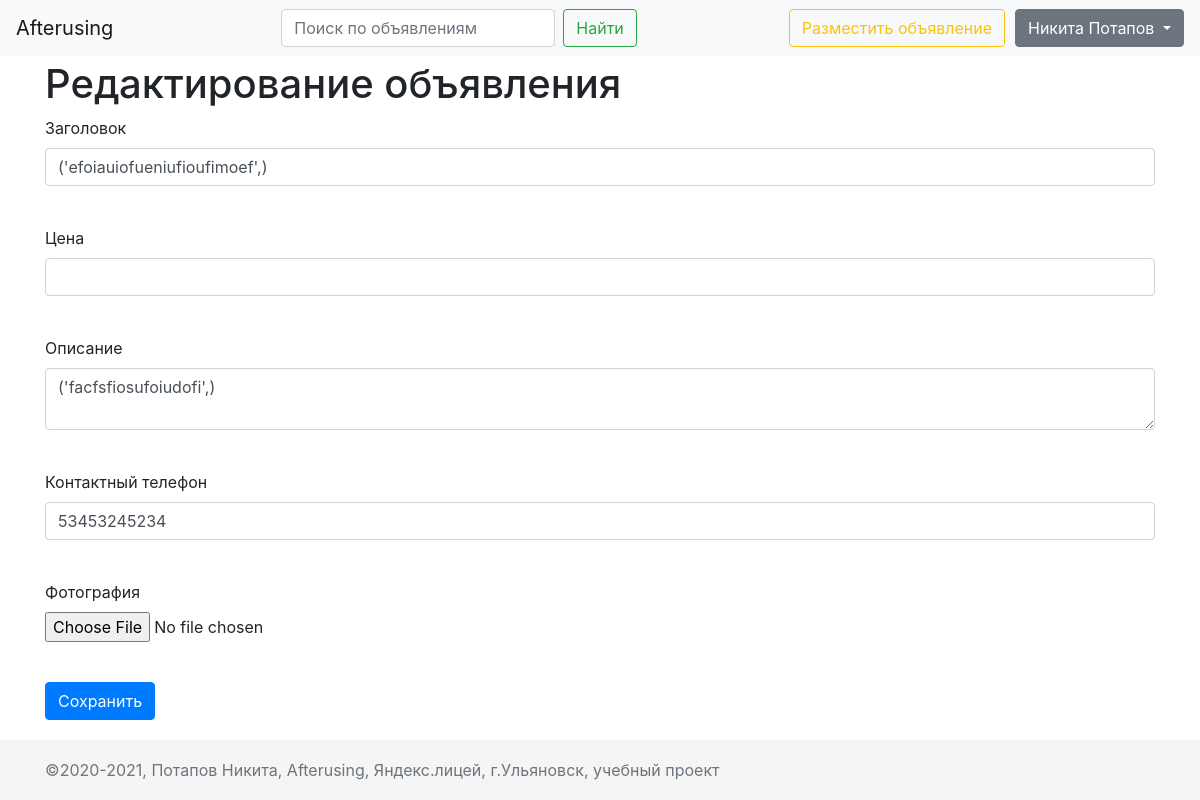
Screenshot of /edit_product/10 (signed in) with the database file from the repository.
### data/users.py (models this page shows, shortened)
class User(SqlAlchemyBase, UserMixin, SerializerMixin):
    __tablename__ = 'users'
    id = sqlalchemy.Column(sqlalchemy.Integer,
                           primary_key=True, autoincrement=True)
    name = sqlalchemy.Column(sqlalchemy.String, nullable=True)
    email = sqlalchemy.Column(sqlalchemy.String,
                              index=True, unique=True, nullable=True)
    hashed_password = sqlalchemy.Column(sqlalchemy.String, nullable=True)
    modified_date = sqlalchemy.Column(sqlalchemy.DateTime)
    products = orm.relation("Product", back_populates='user')

### data/products.py (models this page shows, shortened)
class Product(SqlAlchemyBase, SerializerMixin):
    __tablename__ = 'products'
    id = sqlalchemy.Column(sqlalchemy.Integer,
                           primary_key=True, autoincrement=True, index=True)
    user_id = sqlalchemy.Column(sqlalchemy.Integer, sqlalchemy.ForeignKey('users.id'))
    user = orm.relation('User')
    path_to_img = sqlalchemy.Column(sqlalchemy.String, nullable=True)
    cost = sqlalchemy.Column(sqlalchemy.Integer, nullable=True)
    title = sqlalchemy.Column(sqlalchemy.String, nullable=True, index=True)
    content = sqlalchemy.Column(sqlalchemy.String, nullable=True)
    contact_number = sqlalchemy.Column(sqlalchemy.String, nullable=True)
    created_date = sqlalchemy.Column(sqlalchemy.DateTime)
    low_title = sqlalchemy.Column(sqlalchemy.String, nullable=True, index=True)
    low_content = sqlalchemy.Column(sqlalchemy.String, nullable=True)

### main.py (the view, shortened to what this page needs)
@app.route('/edit_product/<int:id>', methods=['GET', 'POST'])
@login_required
def edit_product(id):
    form = AddProductForm()
    if request.method == "GET":
        db_sess = db_session.create_session()
        product = db_sess.query(Product).filter(Product.id == id,
                                                Product.user_id == current_user.id).first()
        if product:
            form.cost.data = product.cost,
            form.title.data = product.title,
            form.content.data = product.content,
            form.contact_number.data = product.contact_number
        else:
            abort(404)
    return render_template('add_product.html',
                           title='Редактирование объявления',
                           form=form
                           )

### forms/product.py
class AddProductForm(FlaskForm):
    cost = IntegerField(label='Цена', validators=[DataRequired()])
    title = StringField(label='Заголовок', validators=[DataRequired()])
    content = TextAreaField('Описание', validators=[DataRequired()])
    contact_number = StringField('Контактный телефон', validators=[DataRequired()])
    image = FileField(label='Фотография')
    submit = SubmitField('Сохранить')

### data/db_session.py (called while the page is built)
def create_session() -> Session:
    global __factory
    return __factory()

### main.py (called while the page is built)
@login_manager.user_loader
def load_user(user_id):
    db_sess = db_session.create_session()
    return db_sess.query(User).get(user_id)

### templates/add_product.html (shortened to what this page needs)
{% extends "base.html" %}
{% block content %}
<h1>{{title}}</h1>
<form action="" method="post" enctype="multipart/form-data">
    <p>
        {{ form.title.label }}<br>
        {{ form.title(class="form-control") }}<br>
    </p>
    <p>
        {{ form.cost.label }}<br>
        {{ form.cost(class="form-control") }}<br>
    </p>
    <p>
        {{ form.content.label }}<br>
        {{ form.content(class="form-control") }}<br>
    </p>
    <p>
        {{ form.contact_number.label }}<br>
        {{ form.contact_number(class="form-control") }}<br>
    </p>
    <p>
        {{ form.image.label }}<br>
        {{ form.image(class="form-control-file") }}<br>
    </p>
    <p>{{ form.submit(type="submit", class="btn btn-primary") }}</p>
</form>
{% endblock %}

### templates/header.html (shortened to what this page needs)
{% block header %}
<nav class="navbar navbar-expand-md navbar-light fixed-top bg-light">
    <div class="collapse navbar-collapse d-flex justify-content-between" id="navbarCollapse">
        <div class="nav-item">
            <a class="navbar-brand" href="/">Afterusing</a>
        </div>
        <div class="nav-item">
            <form class="form-inline mt-2 mt-md-0">
                <input class="form-control mr-sm-2" type="text" placeholder="Поиск по объявлениям"
                       aria-label="Search" name="q" value="{{ request.args.get('q', '') }}">
                <button class="btn btn-outline-success my-2 my-sm-0" type="submit">Найти</button>
            </form>
        </div>
        <div class="nav-item">
            <div class="d-flex">
                <a class="btn btn-outline-warning my-2 my-sm-0" style="margin-right: 10px;" href="/add_product">Разместить объявление</a>
                {% if current_user.is_authenticated %}
                <div class="dropdown">
                  <a class="btn btn-secondary dropdown-toggle" href="#" role="button" id="dropdownMenuLink" data-toggle="dropdown" aria-haspopup="true" aria-expanded="false">
                    {{ current_user.name }}
                  </a>
                </div>
                {% else %}
                <div class="d-flex">
                    <a class="btn btn-outline-info my-2 my-sm-0" href="/register">Зарегистрироваться</a>
                    <a class="btn btn-secondary my-2 my-sm-0" href="/login">Войти</a>
                </div>
                {% endif %}
            </div>
        </div>
    </div>
</nav>
{% endblock %}

### static/css/style.css (style rules this page uses)
html { position: relative; min-height: 100%; }
body { margin-bottom: 60px; }

### rows the page displays
User: name "Никита Потапов"
Product: title "('efoiauiofueniufioufimoef',)", content "('facfsfiosufoiudofi',)", contact_number "53453245234"

### other values shown
{{ title }} "Редактирование объявления"
